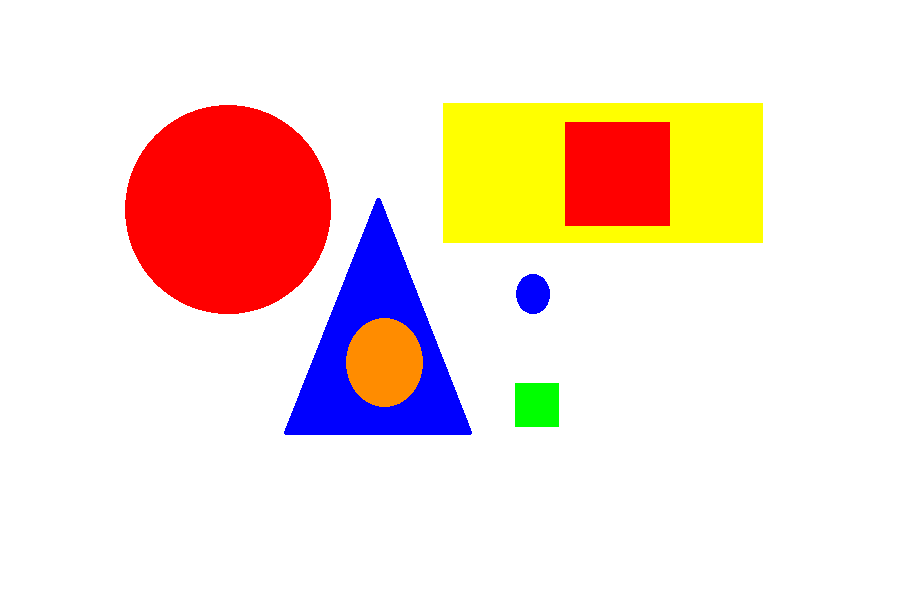
#> input picture Task1b/test1.png, 898 x 598 px; its folder holds only this picture in this run
$ python task1B_main.py   (Python 2 division)   (older library calls are emulated)
#> lines starting #> are read from the running program, lines starting #| are printed output that depends on the picture; after the words box and inside, x2 and y2 are one past the last pixel; in counts of white or black regions, pixels touching at a corner belong together
# Team ID : 2361
# Author List : K Pranath Reddy
# Filename : task1B_main.py
# Theme : Harvestor Bot
# Functions : writecsv, main
# Global variables :

#classes and subclasses to import
import cv2
import numpy as np
import os

#subroutine to write rerults to a csv
def writecsv(color,shape,size,count):
    #open csv file in append mode
    filep = open('results1B_2361.csv','a')
    # create string data to write per image
    datastr = "," + color + "-" + shape + "-" + size + "-" + count
    #write to csv
    filep.write(datastr)
    filep.close()

def main(path):

#> called with path = './/test1.png'
    lst = []
    lst1 = []
    j=0
    k=1
    count=[0]*75
    image = cv2.imread(path)
#> image is the input picture: shape (598, 898, 3); mean B, G, R 214.2, 223.8, 245.2
    kernel = np.ones((5,5),np.float32)/25
    dst = cv2.filter2D(image,-1,kernel)
    gray = cv2.cvtColor(dst, cv2.COLOR_BGR2GRAY)
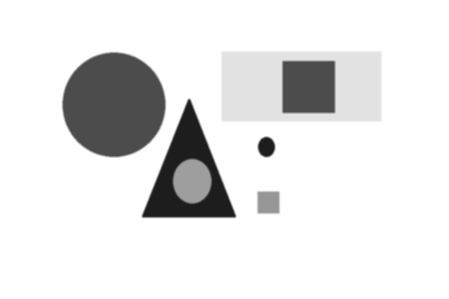
#> gray: shape (598, 898) (shown at 1/2 size); min 29, max 255, mean 229.1

    thresh=cv2.Canny(image,100,200)
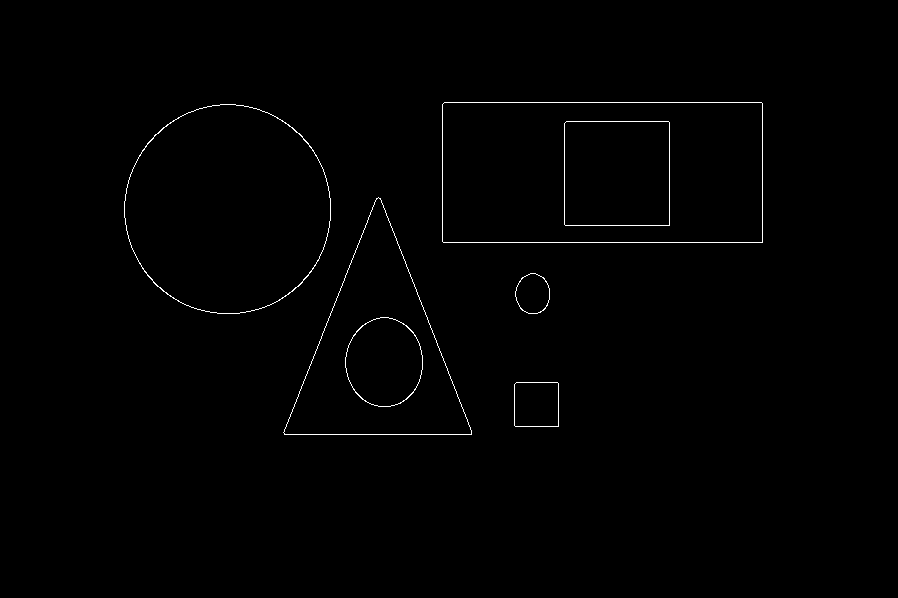
#> thresh: shape (598, 898); 0.6% white in thin lines or dots, all inside (x1, y1, x2, y2) = (124, 102, 763, 435)

    ret, thresh = cv2.threshold(thresh, 127,255,cv2.THRESH_BINARY)

    (_, cnts, hierarchy) = cv2.findContours(thresh.copy(), cv2.RETR_TREE, cv2.CHAIN_APPROX_SIMPLE)
#> cnts = 14 contours; largest, box (x1, y1, x2, y2) and area: (442, 102, 763, 243) 44797, (442, 102, 763, 243) 44796, (124, 104, 331, 314) 33822, (124, 104, 331, 314) 33731, (283, 197, 472, 435) 22860
    L=(len(cnts))/2
#> L = 7
#> (the rest of the program and of its run is left out)
